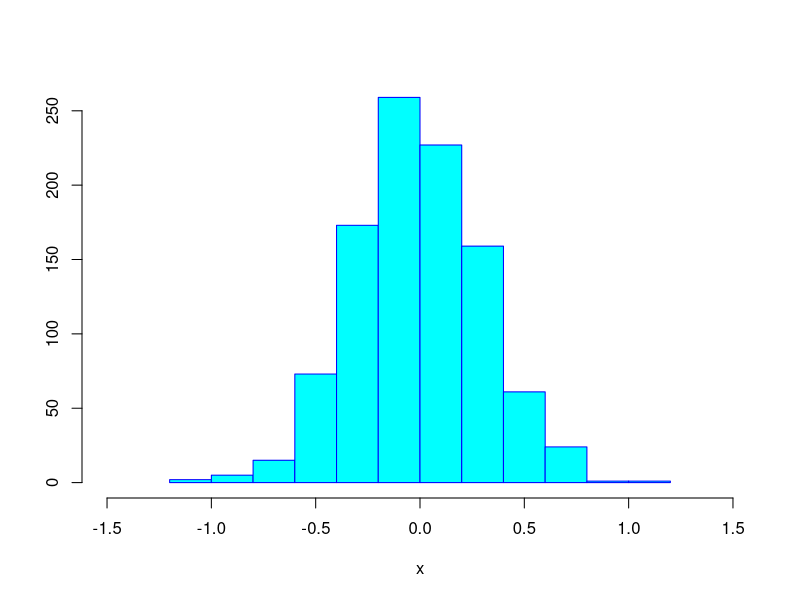
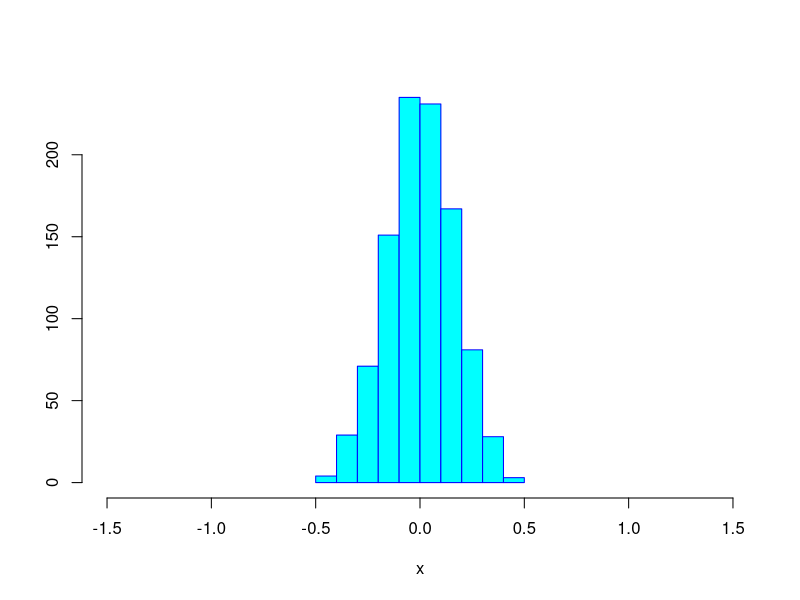

Generate these figures, in order, with R:
# 표준정규분포로부터 표본크기가 10과 40인 
# 표본을 각각 1000번씩 추출
m10<-rep(NA,1000)
m40<-rep(NA,1000)
# 난수생성 초기값 9로 고정
set.seed(9)
for (i in 1:1000){
  m10[i]<-mean(rnorm(10))
  m40[i]<-mean(rnorm(40))
}

# 표본평균 분포의 평균과 표준편차
options(digits=4)
c(mean(m10),sd(m10))
c(mean(m40),sd(m40))

hist(m10, xlim=c(-1.5,1.5), main="", xlab="x", ylab="", col="cyan", border="blue")
hist(m40, xlim=c(-1.5,1.5), main="", xlab="x", ylab="", col="cyan", border="blue")